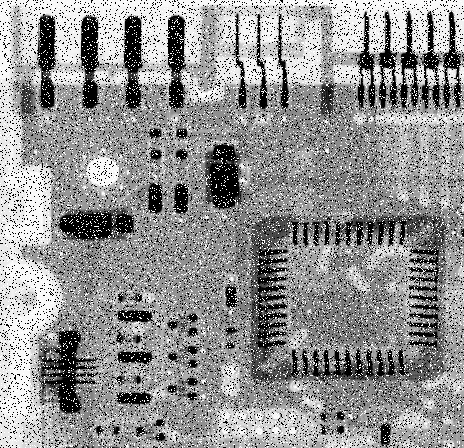
#> input picture image/circuitboard-saltandpep.tif, 464 x 448 px, found by its file name
$ jupyter execute Lab03.ipynb
#> lines starting #> are read from the running program, lines starting #| are printed output that depends on the picture
<a href="https://colab.research.google.com/github/hufsaim/T10306201/blob/master/notebook_2022/Lab03.ipynb" target="_parent"></a>

[cell 1]
import numpy as np
import matplotlib.pyplot as plt
import os
from skimage import io
from skimage.color import rgb2gray, rgba2rgb

### noisy image를 가져오기

[cell 2]
img_url = 'https://raw.githubusercontent.com/hufsaim/T10306201/master/image/circuitboard-saltandpep.tif'
img = rgb2gray(io.imread(img_url))
#> img is the input picture: shape (448, 464); min 0, max 255, mean 146.2
print(img.shape,img.dtype)
#| (448, 464) uint8
plt.imshow(img,cmap='gray')
plt.axis('off')
plt.colorbar()
plt.title('image')
plt.show()
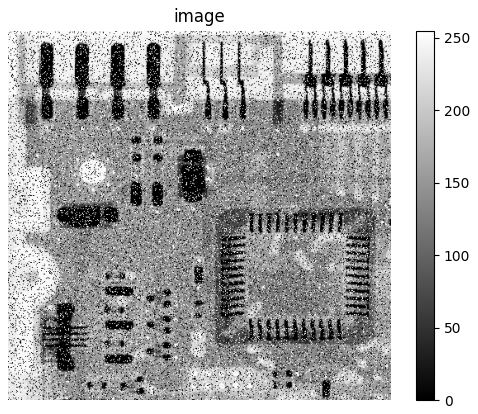
#> figure drawn by matplotlib, 2 panels

### 2D median filtering
- 다음은 3x3 크기의 neighborhood를 이용한 median filtering을 수행하는 함수를 구현한 것이다.
- 정의된 함수는 padding을 사용하지 않고, 가장자리에 대해서는 0를 출력하도록 구현되어 있다.

[cell 3]
def MyMedianFilter(I):
  y = np.zeros_like(I)
  for i in np.arange(1,y.shape[0]-1):
    for j in np.arange(1,y.shape[1]-1):
      y[i,j] = np.median(I[i-1:i+2,j-1:j+2])
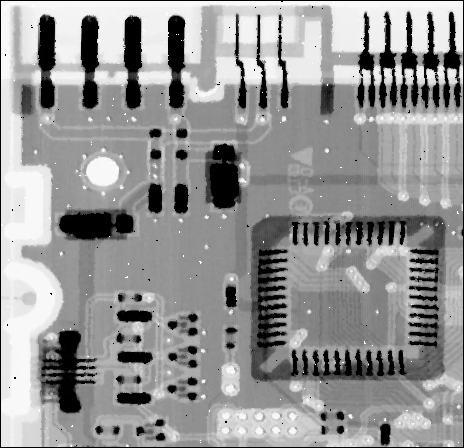
#> y: shape (448, 464); min 0, max 255, mean 148.9
  return y

### 정의한 함수에 image를 넣어 filtered image를 얻자.

[cell 4]
g_median = MyMedianFilter(img)

### noisy image와 filtered image를 비교하기

[cell 5]
plt.figure(figsize=(16,16))
plt.subplot(121)
plt.imshow(img,cmap='gray')
plt.axis('off')
plt.title('noisy')
plt.subplot(122)
plt.imshow(g_median,cmap='gray')
plt.axis('off')
plt.title('median ')
plt.show()
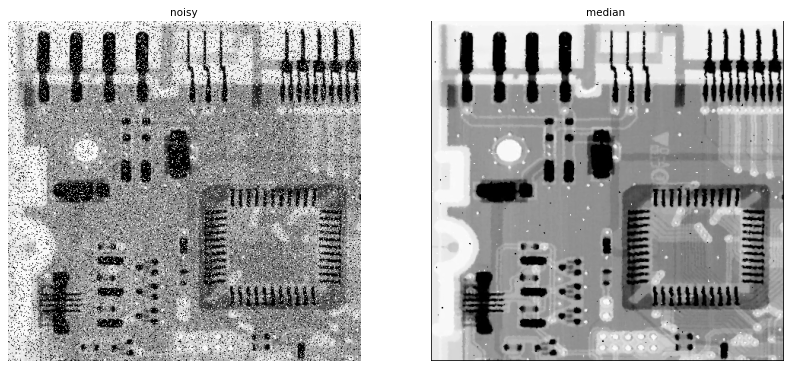
#> figure drawn by matplotlib, 2 panels

### 새로운 image 가져오기

[cell 6]
img_url = 'https://raw.githubusercontent.com/hufsaim/T10306201/master/image/moon-blurred.tif'
img = rgb2gray(io.imread(img_url))
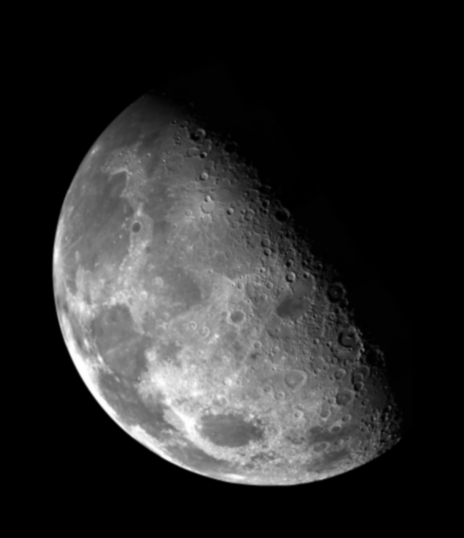
#> input picture image/moon-blurred.tif, 464 x 538 px, found by its file name
#> img is the input picture: shape (538, 464); min 0, max 254, mean 42.6
print(img.shape,img.dtype)
#| (538, 464) uint8
plt.figure(figsize=(16,16))
plt.imshow(img,cmap='gray')
plt.axis('off')
plt.title('image')
plt.colorbar()
plt.show()
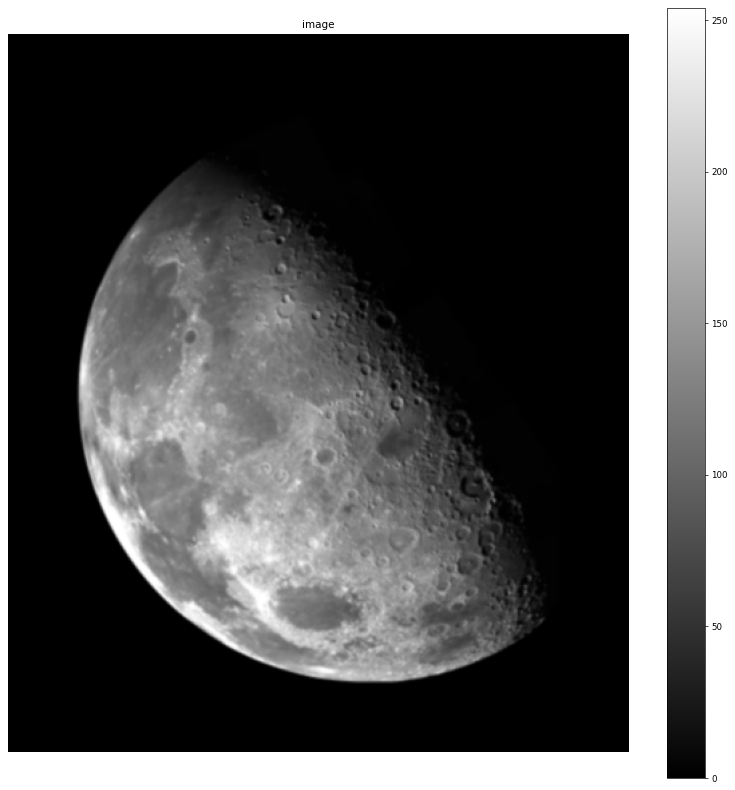
#> figure drawn by matplotlib, 2 panels

### 3x3 크기의 kernel을 통한 2D convolution을 하는 함수를 정의하기

[cell 7]
def MyConvFilter(I,w):
  I = I.astype(np.float64)
  y = np.zeros_like(I)
  for i in np.arange(1,y.shape[0]-1):
    for j in np.arange(1,y.shape[1]-1):
      y[i,j] = np.sum(I[i-1:i+2,j-1:j+2]*w[::-1,::-1])
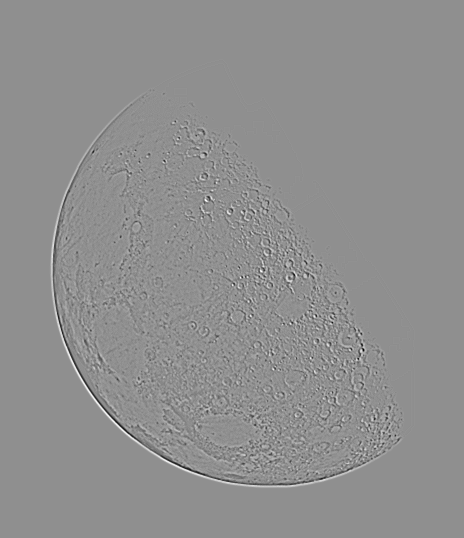
#> y: shape (538, 464) float64; min -106, max 82, mean 0; drawn with min black and max white
  return y

### Laplacian kernel을 정의하기

[cell 8]
w = np.array([[0,1,0],[1,-4.,1],[0,1,0]])
print(w)

### 정의한 함수에 image와 kernel을 넣어 filtered image를 얻고 결과를 확인하기

[cell 9]
g_hp = MyConvFilter(img,w)
print(g_hp.dtype,g_hp.shape)
#| float64 (538, 464)

[cell 10]
plt.figure(figsize=(16,16))
plt.imshow(g_hp,cmap='gray')
plt.axis('off')
plt.title('Laplacian')
plt.colorbar()
plt.show()
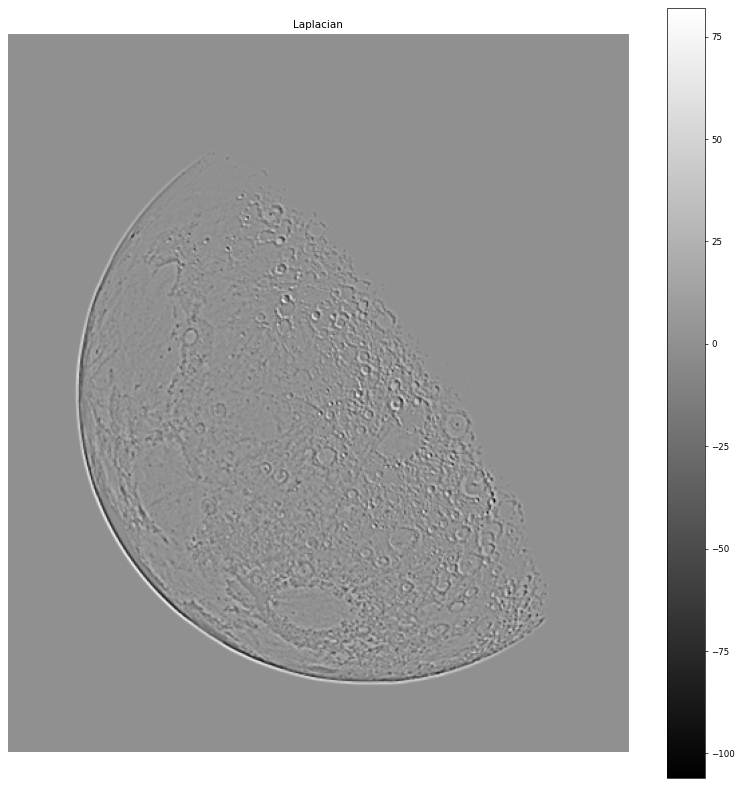
#> figure drawn by matplotlib, 2 panels
